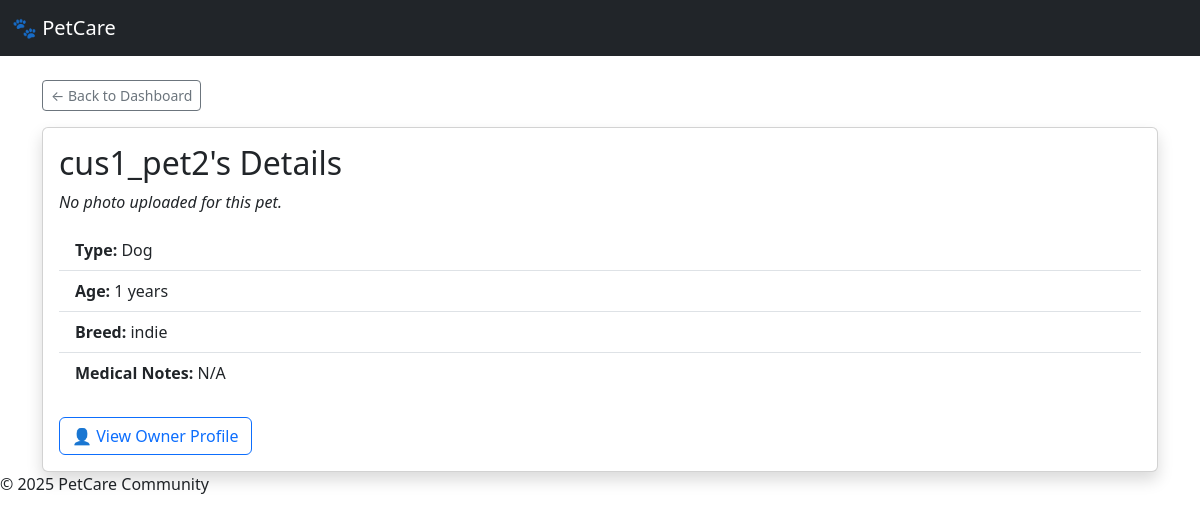
Page /pets/pet/4/ on the earlier database version.
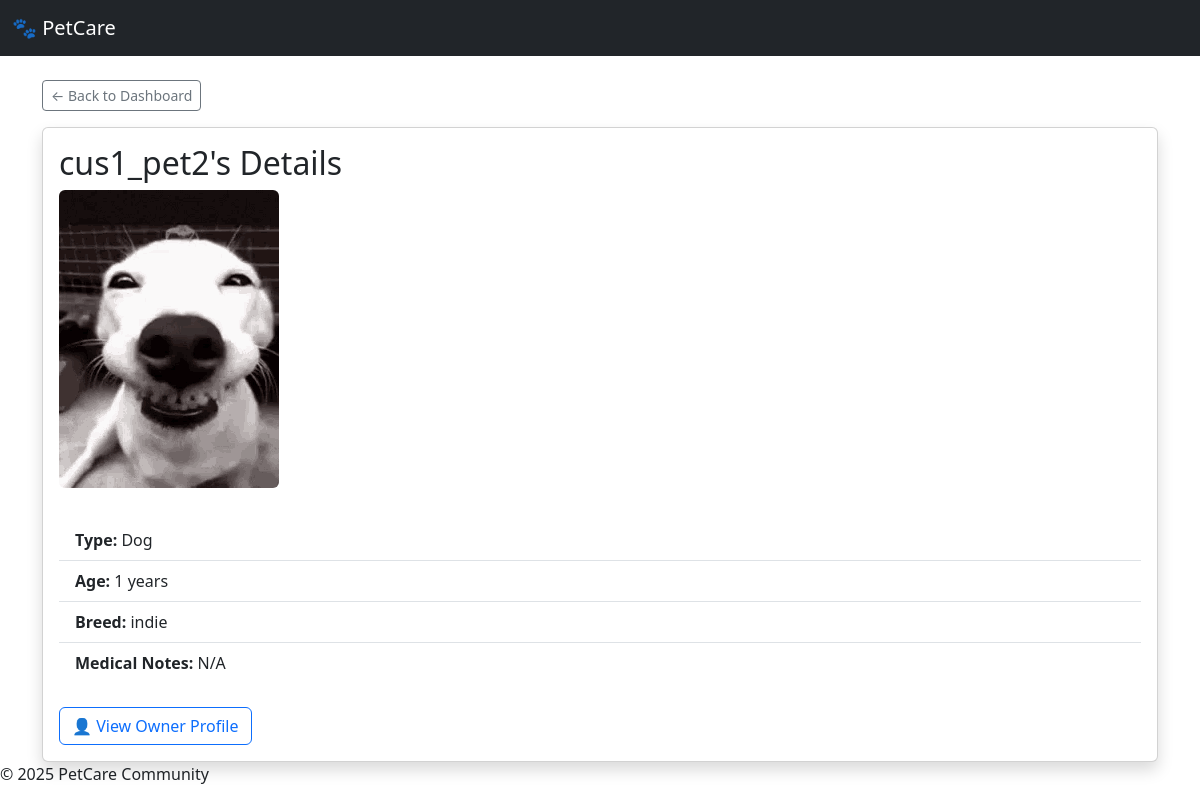
Same page on the later database version.
### pets/models.py (models this page shows, shortened)
class Pet(models.Model):
    owner = models.ForeignKey(User, on_delete=models.CASCADE, related_name='pets')
    name = models.CharField(max_length=100)
    type = models.CharField(max_length=50)  # e.g., Dog, Cat
    breed = models.CharField(max_length=100, blank=True)
    age = models.PositiveIntegerField()
    description = models.TextField(blank=True)
    photo = models.ImageField(upload_to='pets/', blank=True, null=True)

### pets/views.py (the view)
# urls.py: path('pet/<int:pet_id>/', views.pet_detail, name='pet_detail'),
def pet_detail(request, pet_id):
    pet = get_object_or_404(Pet, id=pet_id)
    return render(request, 'pets/pet_detail.html', {'pet': pet})

### pets/templates/pets/pet_detail.html
{% extends "base.html" %}
{% block content %}
<div class="container mt-4">
  <a href="{% url 'dashboard' %}" class="btn btn-sm btn-outline-secondary mb-3">← Back to Dashboard</a>
  <div class="card shadow">
    <div class="card-body">
      <h2 class="card-title">{{ pet.name }}'s Details</h2>
      {% if pet.photo %}
    <img src="{{ pet.photo.url }}" alt="{{ pet.name }}" class="img-fluid rounded mb-3" style="max-height: 300px;">
      {% else %}
    <p><em>No photo uploaded for this pet.</em></p>
      {% endif %}
      <ul class="list-group list-group-flush mt-3">
        <li class="list-group-item"><strong>Type:</strong> {{ pet.type }}</li>
        <li class="list-group-item"><strong>Age:</strong> {{ pet.age }} years</li>
        <li class="list-group-item"><strong>Breed:</strong> {{ pet.breed }}</li>
        <li class="list-group-item"><strong>Medical Notes:</strong> {{ pet.medical_notes|default:"N/A" }}</li>
      </ul>
      <div class="mt-4">
        <a href="{% url 'public_profile' user_id=pet.owner.id %}" class="btn btn-outline-primary">
          👤 View Owner Profile
        </a>
      </div>
    </div>
  </div>
</div>
{% endblock %}

### accounts/templates/base.html (shortened to what this page needs)
<!DOCTYPE html>
<html>
<head>
        <link href="https://cdn.jsdelivr.net/npm/bootstrap@5.3.0/dist/css/bootstrap.min.css" rel="stylesheet">
</head>
<body>
    <header>
        <nav>
                <nav class="navbar navbar-expand-lg navbar-dark bg-dark">
                    <div class="container-fluid">
                      <a class="navbar-brand" href="{% url 'dashboard' %}">🐾 PetCare</a>
                    </div>
                  </nav>
        </nav>
    </header>
    <main>
        {% block content %}{% endblock %}
    </main>
    <footer>
        <p>&copy; 2025 PetCare Community</p>
    </footer>
</body>
</html>

Differences in the rows shown:
changed Pet "cus1_pet2": photo: picture added; photo empty → "pets/pet2.gif" (drawn)
Other differences:
text no longer shown: "No photo uploaded for this pet."
